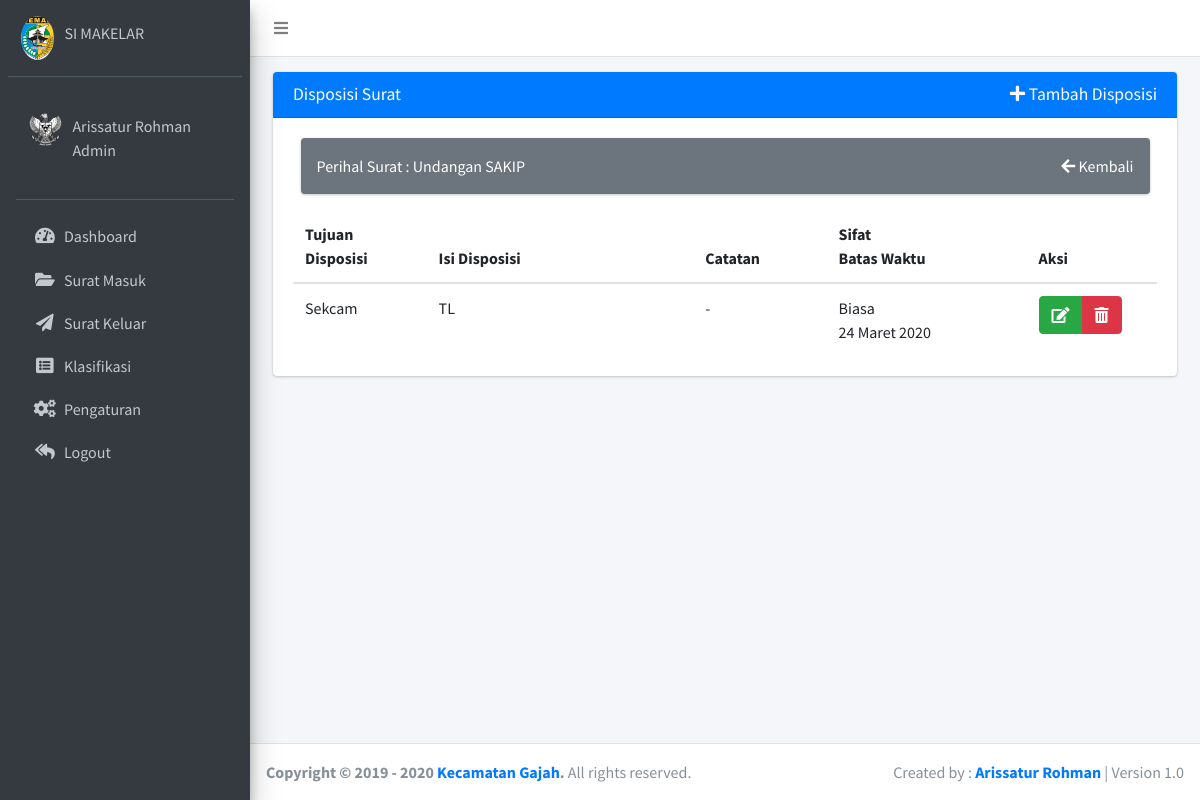
/index.php?page=dispo&id=39 (signed in), run on the app's committed database.
### tables this page shows
CREATE TABLE `tb_opd` (
  `id` int(11) NOT NULL,
  `opd` varchar(50) NOT NULL,
  `alamat` text NOT NULL,
  `foto` varchar(100) NOT NULL,
  `ka_opd` varchar(50) NOT NULL,
  `nip` varchar(30) NOT NULL,
  `email` varchar(100) NOT NULL,
  `web` varchar(100) NOT NULL,
  `telp` varchar(15) NOT NULL
);

CREATE TABLE `tb_masuk` (
  `id` int(11) NOT NULL,
  `no_masuk` varchar(10) NOT NULL,
  `tgl_masuk` date NOT NULL,
  `isi` text NOT NULL,
  `asal` varchar(50) NOT NULL,
  `tgl_agenda` date NOT NULL,
  `foto` varchar(100) NOT NULL,
  `kla` int(11) NOT NULL,
  `dispo` varchar(50) NOT NULL
);

CREATE TABLE `tb_dispo` (
  `id_dispo` int(11) NOT NULL,
  `tujuan` varchar(100) NOT NULL,
  `batas_waktu` date NOT NULL,
  `isi_dispo` text NOT NULL,
  `catatan` varchar(50) NOT NULL,
  `sifat` varchar(20) NOT NULL,
  `id` int(11) NOT NULL
);

### inc/TanggalIndo.php (called while the page is built)
<?php
function TanggalIndo($date){
	$BulanIndo = array("Januari", "Februari", "Maret", "April", "Mei", "Juni", "Juli", "Agustus", "September", "Oktober", "November", "Desember");
	$tahun = substr($date, 0, 4);
	$bulan = substr($date, 5, 2);
	$tgl   = substr($date, 8, 2);
	$result = $tgl . " " . $BulanIndo[(int)$bulan-1] . " ". $tahun;
	return($result);
}
?>

### index.php (the view, shortened to what this page needs)
<?php
include("inc/config.php");
include("inc/TanggalIndo.php");
 ?>
<!DOCTYPE html>
<html>
<head>
  <link rel="stylesheet" href="plugins/fontawesome-free/css/all.min.css">
  <link rel="stylesheet" href="https://code.ionicframework.com/ionicons/2.0.1/css/ionicons.min.css">
  <link rel="stylesheet" href="dist/css/adminlte.min.css">
  <link rel="stylesheet" href="plugins/datatables-bs4/css/dataTables.bootstrap4.css">
  <link href="dist/css/ekko-lightbox.css" rel="stylesheet">
  <link rel="stylesheet" href="dist/css/style.css">
</head>
<body class="hold-transition sidebar-mini">
<div class="wrapper">
  <nav class="main-header navbar navbar-expand navbar-white navbar-light">
    <ul class="navbar-nav">
      <li class="nav-item">
        <a class="nav-link" data-widget="pushmenu" href="#"><i class="fas fa-bars"></i></a>
      </li>
    </ul>
  </nav>
  <aside class="main-sidebar sidebar-dark-primary elevation-4">
    <div class="sidebar">
      <div class="user-panel mt-3 pb-3 mb-3 d-flex">
        <div class="image">
          <?php
          $sql = $conn->query("SELECT * FROM tb_opd");
          $data = $sql->fetch_assoc();
           ?>
          <img src="img/<?= $data['foto']; ?>" class="img-circle" alt="User Image">
        </div>
        <div class="info">
          <a href="index.php" class="d-block">SI MAKELAR</a>
        </div>
      </div>
      <div class="sidebar">
      <div class="user-panel mt-3 pb-3 mb-3 d-flex">
        <div class="image">
          <img src="img/<?= $_SESSION['foto'] ?>" class="img-circle" alt="User Image">
        </div>
        <div class="info">
          <a href="#" class="d-block"><?= $_SESSION['nama'] ?> <p><?= $_SESSION['level'] ?></p></a>
        </div>
      </div>
      <?php include('inc/menu.php'); ?>
    </div>
  </aside>
  <div class="content-wrapper">
    <section class="content-header">
      <div class="container-fluid">
    <section class="content">
      <?php include("inc/isi.php"); ?>
    </section>
    </section>
</div>
  <footer class="main-footer">
    <div class="float-right d-none d-sm-block">
      Created by : <a href="https://github.com/arissaturrohman/" target="_blank"><b>Arissatur Rohman</b></a>  | Version 1.0
    </div>
      <?php
      $sql = $conn->query("SELECT * FROM tb_opd");
      $data = $sql->fetch_assoc();
       ?>
    <strong>Copyright &copy; 2019 - <?= date('Y'); ?> <a href="<?= $data['web']; ?>" target="_blank"><?= $data['opd']; ?></a>.</strong> All rights
    reserved.
  </footer>
</div>
</body>
</html>

### page/dispo/dispo.php
<div class="container-fluid ">
    <div class="row">
        <div class="col">
            <div class="card card-primary">
              <div class="card-header">
              <?php
                  $id = $_GET['id'];
                  $sql = $conn->query("SELECT * FROM tb_masuk WHERE id='$id'");
                  $data = $sql->fetch_assoc();
               ?>
                <h3 class="card-title">Disposisi Surat</h3>
                <h3 class="card-title float-right"><a href="?page=dispo&aksi=tambah&id=<?php echo $data['id']; ?>"><i class="fa fa-plus"></i> Tambah Disposisi</a>
                </h3>
              </div>
              <div class="card-body">
              <div class="col s12">
                <div class="card bg-secondary">
                  <div class="card-content">
                     <p><p class="description pl-3">Perihal Surat :<?php echo $data['isi']; ?><a class="float-right pr-3 text-white" href="?page=masuk"><i class="fa fa-arrow-left"></i> Kembali</a></p></p>
                  </div>
                </div>
              </div>
                <table class="table">
                <thead>
                  <tr>
                    <th width="10%">Tujuan Disposisi</th>
                    <th width="20%">Isi Disposisi</th>
                    <th width="10%">Catatan</th>
                    <th width="15%">Sifat <br> Batas Waktu</th>
                    <th width="5%">Aksi</th>
                  </tr>
                </thead>
                <?php
                  $id = $_GET['id'];
                  $sql = $conn->query("SELECT * FROM tb_dispo WHERE id='$id'");
                  $data = $sql->fetch_assoc();
               ?>
                    <tbody>
                        <tr>
                        <td><?php echo $data['tujuan']; ?></td>
                        <td><?php echo $data['isi_dispo']; ?></td>
                        <td><?php echo $data['catatan']; ?></td>
                        <td><?php echo $data['sifat']; ?><br><?php echo TanggalIndo($data['batas_waktu']); ?></td>
                        <td><div class="btn-group">
                        <a href="?page=dispo&aksi=edit&id=<?php echo $data['id']; ?>" type="button" class="btn btn-success" title="edit"><i class="fas fa-edit"></i></a>
                        <a onclick="return confirm('Apakah Anda Yakin Menhgapus Data Ini..?')" href="?page=dispo&aksi=hapus&id=<?php echo $data['id']; ?>" type="button" class="btn btn-danger" title="hapus"><i class="fas fa-trash-alt"></i></a>
                    </div>
                    </td>
                        </tr>
                    </tbody>
                    </table>
              </div>
            </div>
        </div>
    </div>
</div>

### data on the page
tb_opd: foto (picture), opd "Kecamatan Gajah"
tb_masuk: isi "Undangan SAKIP"
tb_dispo: tujuan "Sekcam", isi_dispo "TL", catatan "-", sifat "Biasa", batas_waktu "24 Maret 2020"

### other printed values
$_SESSION['nama'] "Arissatur Rohman"
$_SESSION['level'] "Admin"
